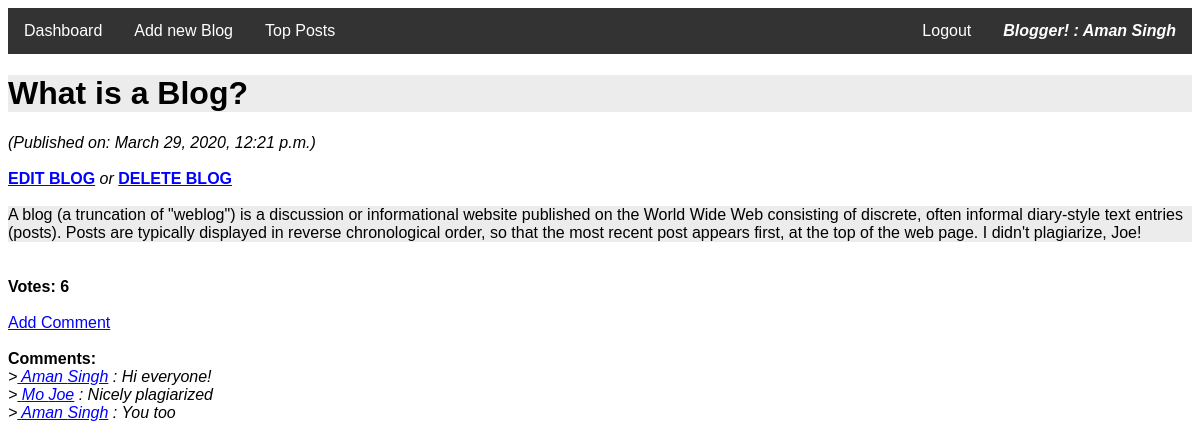
The app's page /blogs/accounts/6/blog/8/ (signed in) with its own data.
### blogs/models.py (models this page shows, shortened)
class Blog(models.Model):
    user = models.ForeignKey(User, on_delete=models.CASCADE)
    blog_text = models.CharField(max_length=500)
    blog_title = models.CharField(max_length=40)
    datetime = models.DateTimeField(auto_now_add=True)
    votes = models.IntegerField(default=0)

class Comment(models.Model):
    commentor = models.ForeignKey(User, on_delete=models.CASCADE)
    blog = models.ForeignKey(Blog, on_delete=models.CASCADE)
    comment_text = models.CharField(max_length=100)

### blogs/views.py (the view)
# urls.py: path('accounts/<int:user_id>/blog/<int:blog_id>/', views.blog, name='blog'),
@login_required
def blog(request, user_id, blog_id):
    if request.user.id == user_id:
        user = User.objects.get(pk=user_id)
        blog = user.blog_set.get(pk=blog_id)
        return render(request, 'blogs/blog.html', {'blog': blog})
    else:
        return render(request, 'blogs/access_denied.html', {'user_id': request.user.id})

### blogs/templates/blogs/blog.html
{% extends 'blogs/base.html' %}
{% block content %}
<h1 style="background-color:#ECECEC;">{{blog.blog_title}}</h1>
<i>(Published on: {{blog.datetime}})</i><br><br>
<b><a href="edit/">EDIT BLOG</a></b>    <i>or</i>    <b><a href="delete/">DELETE BLOG</a></b>
<br/>
<br/>
<div style="background-color:#ECECEC;">
{{blog.blog_text}}
</div>
<br>
<br>
<b>Votes: {{blog.votes}}</b><br><br>
<a href="{%url 'comment' blog.user.id blog.id%}">Add Comment</a>
<br>
<br>
<b>Comments:</b><br>
{% for comments in blog.comment_set.all %}
    <i>
        ><a href="{%url 'dashboard_view' comments.commentor.id%}">
            {{comments.commentor.first_name}}    {{comments.commentor.last_name}}</a>
        :   {{comments.comment_text}}
    </i>
    <br>
{% endfor %}
{% endblock %}

### blogs/templates/blogs/base.html (style rules this page uses)
body { font-family: Arial, Helvetica, sans-serif; }
a { color: blue }

### records on screen
Blog: blog_title "What is a Blog?", datetime "March 29, 2020, 12:21 p.m.", blog_text "A blog (a truncation of \"weblog\") is a discussion or informational website published on the World Wide Web consisting of discrete, often informal diary-style text entries (posts). Posts are typically displayed in reverse chronological order, so that the most recent post appears first, at the top of the web page. I didn't plagiarize, Joe!", votes "6"
Comment: commentor.first_name "Aman", commentor.last_name "Singh", comment_text "Hi everyone!"
Comment: commentor.first_name "Mo", commentor.last_name "Joe", comment_text "Nicely plagiarized"
Comment: commentor.first_name "Aman", commentor.last_name "Singh", comment_text "You too"
